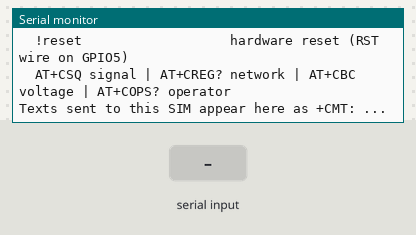
Bench run of a sketch on a simulated ESP32-S3. Parts: the last lines printed to the serial monitor. Inputs (shaded band) come from the test bench. The modem accepts every AT command (registered, SIM ready, sends succeed) and sends nothing else.

Above: at 6.8 s.
6.9 s: "ERROR,1\n" received over Serial
At 7.8 s:
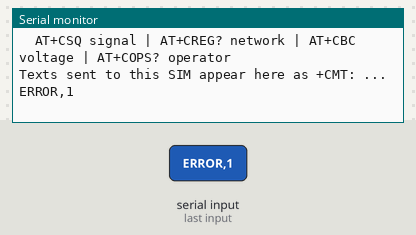
8.4 s: "OK,150\n" received over the second serial link
At 9.0 s:
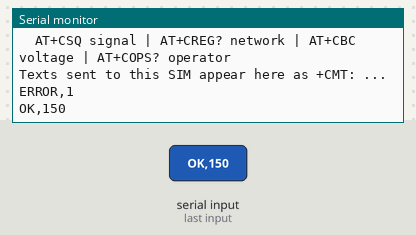
9.9 s: "ERROR\n" received over Serial
At 11.1 s:
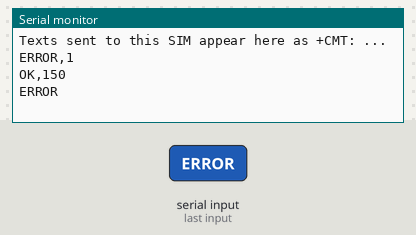
11.4 s: "READY,1\n" received over the second serial link
At 12.4 s:
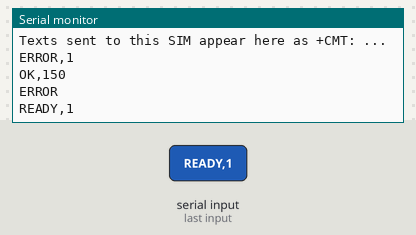
12.9 s: "UNDER-VOLTAGE\n" received over Serial
At 13.6 s:
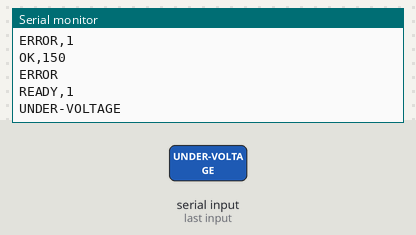
14.4 s: "OK\n" received over the second serial link
At 14.7 s:
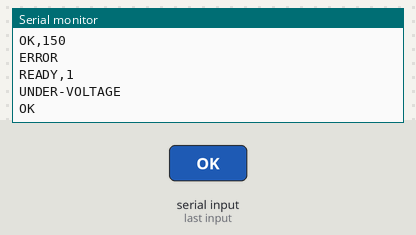

The sketch:

sim800_test.ino
```cpp
/*
  SIM800L bench test: one YD-ESP32-S3 (N16R8) + one red SIM800L board.

  It resets the SIM800L, runs the basic checks (UART, supply voltage, SIM card, network, signal),
  prints PASS / FAIL with a hint for every failure, and then becomes a small terminal:
    - type any AT command and press Enter (AT+CSQ, AT+COPS?, AT+CCID, ...)
    - !sms +4912345678 hello   sends a text message (number with country code)
    - !test                    runs the checks again
    - !reset                   hardware reset through the RST wire
  Text messages sent to the SIM card show up as  +CMT: "<sender>",...  followed by the text.

  Wiring
    LM2596 OUT+ (set to 4.0 V BEFORE connecting) -> SIM800L VCC
    LM2596 OUT-                                   -> SIM800L GND -> ESP32 GND (common ground)
    470-1000 uF electrolytic right at the SIM800L VCC/GND pins (+ to VCC)
    SIM800L TXD  -> ESP32 GPIO18
    ESP32 GPIO17 -> 1 kOhm -> SIM800L RXD, and 3.3 kOhm from SIM800L RXD to GND (3.3 V -> 2.5 V)
    SIM800L RST  -> ESP32 GPIO5 (optional)
    Antenna on the SIM800L, micro-SIM with the PIN lock turned off.
  Never power the SIM800L from the ESP32's 3V3 or 5V pin.

  Build: board "ESP32S3 Dev Module". Upload and monitor through the USB-C port marked COM,
  115200 baud, line ending "Both NL & CR" (anything except "No line ending" works).
*/

#include <Arduino.h>

// ---- pins: UART1 of the ESP32-S3 (any free GPIOs work) ----
static const int SIM_RX  = 18;  // ESP32 receives here  <- SIM800L TXD
static const int SIM_TX  = 17;  // ESP32 sends here     -> divider -> SIM800L RXD
static const int SIM_RST = 5;   // -> SIM800L RST (active low); -1 if not wired

static const uint32_t REG_TIMEOUT_MS = 90000;  // max wait for the network

HardwareSerial &sim = Serial1;
int fails = 0;
bool underVoltage = false;
String line;  // what you are typing in the serial monitor

// ---------------- helpers ----------------

void watchFor(const String &s) {
  if (s.indexOf("UNDER-VOLTAGE") >= 0) underVoltage = true;
}

// Throw away what the module sent unasked, but note voltage warnings.
void drain() {
  String s;
  while (sim.available()) s += (char)sim.read();
  watchFor(s);
}

// Send an AT command; return the reply once it contains `expect` or ERROR, or at the timeout.
String at(const String &cmd, uint32_t timeoutMs = 2000, const char *expect = "OK") {
  drain();
  sim.print(cmd);
  sim.print('\r');
  String r;
  uint32_t t0 = millis();
  while (millis() - t0 < timeoutMs) {
    while (sim.available()) r += (char)sim.read();
    if (r.indexOf(expect) >= 0 || r.indexOf("ERROR") >= 0) {
      delay(30);
      while (sim.available()) r += (char)sim.read();
      break;
    }
    delay(5);
  }
  watchFor(r);
  r.trim();
  return r;
}

// The text after `prefix` on its line:  field("+CSQ: 18,0\r\nOK", "+CSQ:") -> "18,0"
String field(const String &r, const char *prefix) {
  int i = r.indexOf(prefix);
  if (i < 0) return "";
  i += strlen(prefix);
  int e = r.indexOf('\n', i);
  String s = e < 0 ? r.substring(i) : r.substring(i, e);
  s.trim();
  return s;
}

String firstLine(const String &r) {
  int e = r.indexOf('\n');
  String s = e < 0 ? r : r.substring(0, e);
  s.trim();
  return s;
}

void report(bool ok, const String &what, const String &hint = "") {
  Serial.printf("  [%s] %s\n", ok ? "PASS" : "FAIL", what.c_str());
  if (!ok) {
    fails++;
    if (hint.length()) Serial.printf("         -> %s\n", hint.c_str());
  }
}

void info(const String &what) { Serial.printf("  [INFO] %s\n", what.c_str()); }
void warn(const String &what) { Serial.printf("  [WARN] %s\n", what.c_str()); }

// "AT" until the module answers OK (in auto-baud mode it learns the baud rate from this).
bool sync(int tries) {
  for (int i = 0; i < tries; i++)
    if (at("AT", 500).indexOf("OK") >= 0) return true;
  return false;
}

// Find the module: auto-baud at 9600 first, then fixed rates it may have been set to.
bool connectModule() {
  const uint32_t rates[] = {9600, 115200, 57600, 38400, 19200};
  for (uint32_t b : rates) {
    sim.updateBaudRate(b);
    if (sync(b == 9600 ? 10 : 4)) {
      info("module answers at " + String(b) + " baud");
      return true;
    }
  }
  sim.updateBaudRate(9600);
  return false;
}

void hardReset() {
  if (SIM_RST < 0) return;
  pinMode(SIM_RST, OUTPUT);
  digitalWrite(SIM_RST, LOW);
  delay(200);
  pinMode(SIM_RST, INPUT);  // let go: the SIM800L pulls RST high itself
  delay(3000);              // boot time
}

// No echo (this sketch echoes your typing instead), error messages as text.
void basicSetup() {
  at("ATE0");
  at("AT+CMEE=2");
}

// SMS in text mode, and print incoming SMS straight away as +CMT.
void smsSetup() {
  at("AT+CMGF=1");
  at("AT+CSCS=\"GSM\"");
  at("AT+CNMI=2,2,0,0,0");
}

const char *regText(int s) {
  switch (s) {
    case 0: return "not searching";
    case 1: return "registered, home network";
    case 2: return "searching";
    case 3: return "registration DENIED";
    case 5: return "registered, roaming";
    default: return "unknown";
  }
}

void printHelp() {
  Serial.println();
  Serial.println("Terminal: type an AT command and press Enter, or");
  Serial.println("  !sms +4912345678 hello   send a text (number with country code)");
  Serial.println("  !test                    run the checks again");
  Serial.printf ("  !reset                   hardware reset (RST wire on GPIO%d)\n", SIM_RST);
  Serial.println("  AT+CSQ signal | AT+CREG? network | AT+CBC voltage | AT+COPS? operator");
  Serial.println("Texts sent to this SIM appear here as +CMT: ...");
  Serial.println();
}

// ---------------- the checks ----------------

void summary() {
  if (underVoltage)
    report(false, "module reported UNDER-VOLTAGE",
           "the supply sags when it transmits: 4.0-4.1 V, short thick wires, big capacitor at the pins");
  Serial.println();
  if (fails == 0)
    Serial.println("=== ALL CHECKS PASSED. Next: !sms +<your number> hello, then text the SIM from your phone ===");
  else
    Serial.printf("=== %d CHECK(S) FAILED: fix the first one first, then type !test ===\n", fails);
  printHelp();
}

void runChecks() {
  fails = 0;
  underVoltage = false;
  Serial.println("\n=== SIM800L check ===");

  // 1. UART + power
  bool alive = connectModule();
  report(alive, "module answers AT over UART",
         "no reply. Is the SIM800L LED blinking? No: power problem. Yes: check SIM800L TXD -> GPIO18, "
         "GPIO17 -> divider -> RXD, and the common GND");
  if (!alive) { summary(); return; }
  basicSetup();
  info("module: " + firstLine(at("ATI")));

  // 2. supply voltage, as the module measures it
  String cbc = field(at("AT+CBC"), "+CBC:");  // "0,80,4012": the last number is mV
  int mv = cbc.substring(cbc.lastIndexOf(',') + 1).toInt();
  if (mv <= 0)
    warn("could not read the supply voltage (AT+CBC)");
  else
    report(mv >= 3800 && mv <= 4300, "supply " + String(mv) + " mV (want 3800-4300)",
           mv < 3800 ? "too low: set the LM2596 to 4.0-4.1 V, short thick wires, capacitor at the pins"
                     : "too high (max 4400): turn the LM2596 down to 4.0 V");

  // 3. SIM card (can take a few seconds after boot)
  String r;
  for (int i = 0; i < 8; i++) {
    r = at("AT+CPIN?", 5000);
    if (r.indexOf("+CPIN:") >= 0) break;
    delay(1000);
  }
  String pin = field(r, "+CPIN:");
  report(pin == "READY", "SIM card: " + (pin.length() ? pin : firstLine(r)),
         pin == "SIM PIN" ? "the SIM asks for a PIN: put it in a phone and turn the SIM PIN lock off"
                          : "no SIM seen: micro-SIM, contacts facing the board, cut corner as printed, push in fully");
  if (pin != "READY") { summary(); return; }

  // 4. network registration. This is when it starts transmitting: a weak supply shows up here.
  Serial.println("  waiting for the network (SIM800L LED: 1 blink/s = searching, 1 blink/3 s = registered)");
  int stat = -1, last = -2, dropouts = 0;
  bool silent = false;
  uint32_t t0 = millis();
  while (millis() - t0 < REG_TIMEOUT_MS) {
    String f = field(at("AT+CREG?"), "+CREG:");  // "0,1": the second number is the state
    if (f.length() == 0) {                        // no answer: the module probably restarted
      if (!silent) dropouts++;
      silent = true;
      if (sync(6)) basicSetup();
      continue;
    }
    silent = false;
    stat = f.substring(f.indexOf(',') + 1).toInt();
    if (stat != last) {
      Serial.printf("    %3lus  %s\n", (unsigned long)((millis() - t0) / 1000), regText(stat));
      last = stat;
    }
    if (stat == 1 || stat == 5 || stat == 3) break;
    delay(2000);
  }
  if (dropouts > 0)
    report(false, "module stopped answering " + String(dropouts) + "x while joining the network",
           "it restarts when it transmits = supply too weak (needs 2 A peaks): 4.0-4.1 V, "
           "short thick wires (not a breadboard), 1000 uF at the pins");
  bool registered = (stat == 1 || stat == 5);
  report(registered, String("network: ") + regText(stat),
         stat == 3 ? "the network refused the SIM: is it active, with credit? Does the operator still allow 2G?"
                   : "not registered: is there still a 2G (GSM) network here? Antenna attached?");

  // 5. signal: 0-31, 99 = none
  String csq = field(at("AT+CSQ"), "+CSQ:");  // "18,0"
  int rssi = csq.length() ? csq.toInt() : 99;
  if (rssi == 99 || rssi == 0) {
    report(false, "signal: none", "antenna attached (IPEX cable or the spring on NET)? Any 2G network here?");
  } else {
    String s = "signal " + String(rssi) + "/31 (" + String(-113 + 2 * rssi) + " dBm)";
    if (rssi < 10) warn(s + ": weak, SMS may fail. Check the antenna, try near a window");
    else report(true, s);
  }

  // 6. operator name
  if (registered) {
    String ops = field(at("AT+COPS?", 10000), "+COPS:");  // 0,0,"Operator"
    int a = ops.indexOf('"'), b = ops.lastIndexOf('"');
    info("operator: " + (a >= 0 && b > a ? ops.substring(a + 1, b) : ops));
  }

  smsSetup();
  summary();
}

// ---------------- SMS + terminal ----------------

void sendSms(const String &number, const String &text) {
  Serial.printf("sending SMS to %s ...\n", number.c_str());
  smsSetup();
  drain();
  sim.print("AT+CMGS=\"" + number + "\"\r");
  String r;
  uint32_t t0 = millis();
  while (millis() - t0 < 5000 && r.indexOf('>') < 0 && r.indexOf("ERROR") < 0) {
    while (sim.available()) r += (char)sim.read();
    delay(5);
  }
  if (r.indexOf('>') < 0) {
    r.trim();
    Serial.println("  [FAIL] the module did not ask for the text: " + r + "  (run !test)");
    return;
  }
  sim.print(text);
  sim.write(0x1A);  // Ctrl+Z = send
  r = "";
  t0 = millis();
  while (millis() - t0 < 60000 && r.indexOf("+CMGS:") < 0 && r.indexOf("ERROR") < 0) {
    while (sim.available()) r += (char)sim.read();
    delay(5);
  }
  delay(50);
  while (sim.available()) r += (char)sim.read();
  watchFor(r);
  r.trim();
  if (r.indexOf("+CMGS:") >= 0)
    Serial.println("  [PASS] SMS sent (" + field(r, "+CMGS:") + ")");
  else if (r.length() == 0)
    Serial.println("  [FAIL] no answer in 60 s: the module probably restarted while sending (power supply)");
  else
    Serial.println("  [FAIL] " + r);
}

void handleLine(String l) {
  l.trim();
  if (l == "!test") { runChecks(); return; }
  if (l == "!help") { printHelp(); return; }
  if (l == "!reset") {
    Serial.println("resetting the SIM800L ...");
    hardReset();
    if (connectModule()) { basicSetup(); smsSetup(); }
    else Serial.println("  [FAIL] no answer after the reset");
    return;
  }
  if (l.startsWith("!sms ")) {
    String rest = l.substring(5);
    rest.trim();
    int sp = rest.indexOf(' ');
    if (sp < 0) { Serial.println("usage: !sms +4912345678 your text"); return; }
    sendSms(rest.substring(0, sp), rest.substring(sp + 1));
    return;
  }
  sim.print(l);  // anything else goes to the module as an AT command
  sim.print('\r');
}

void setup() {
  Serial.begin(115200);
  delay(2000);  // time to open the serial monitor
  sim.begin(9600, SERIAL_8N1, SIM_RX, SIM_TX);
  Serial.println("\nSIM800L bench test (YD-ESP32-S3)");
  if (SIM_RST >= 0) {
    Serial.println("resetting the SIM800L ...");
    hardReset();
  }
  runChecks();
}

void loop() {
  while (sim.available()) Serial.write(sim.read());  // module -> monitor (replies, incoming SMS)

  while (Serial.available()) {                       // monitor -> module, one line at a time
    char c = Serial.read();
    if (c == '\r' || c == '\n') {
      if (line.length()) {
        Serial.println();
        handleLine(line);
      }
      line = "";
    } else if (c == 8 || c == 127) {                 // backspace in a raw terminal
      if (line.length()) {
        line.remove(line.length() - 1);
        Serial.print("\b \b");
      }
    } else {
      line += c;
      Serial.print(c);                               // echo what you type
    }
  }
}
```

Measured:
- after the input at 6.9 s, the serial monitor: prints a new line at once (image 1)
- after the input at 8.4 s, the serial monitor: prints a new line at once (image 2)
- after the input at 9.9 s, the serial monitor: prints a new line at once (image 3)
- after the input at 11.4 s, the serial monitor: prints a new line at once (image 4)
- after the input at 12.9 s, the serial monitor: prints a new line at once (image 5)
- after the input at 14.4 s, the serial monitor: prints a new line at once (image 6)
